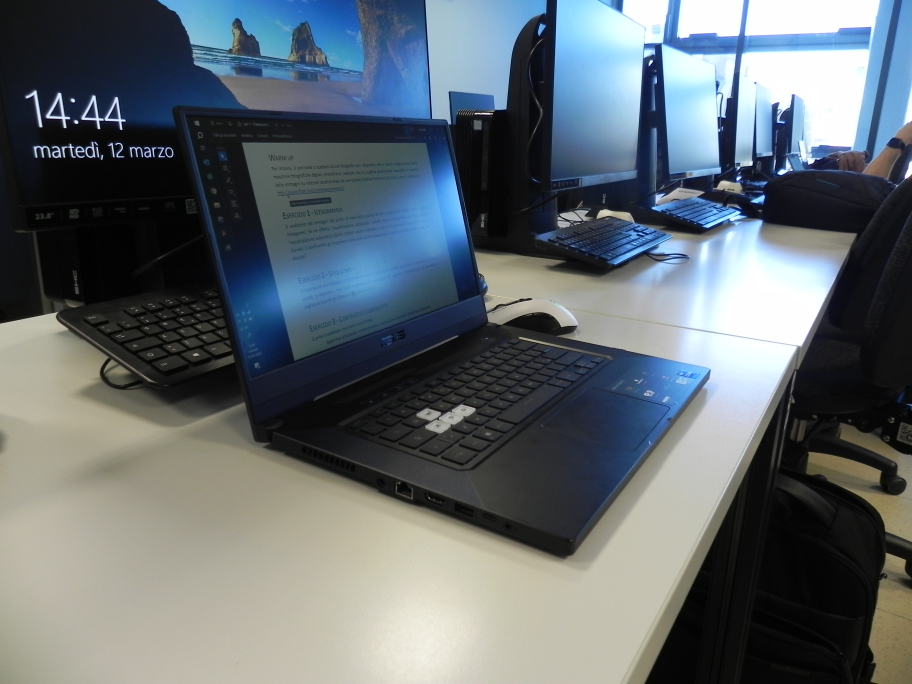
#> input picture Laboratorio 1/immagini/Portatile-fotocamera.JPG, 3648 x 2736 px, given in place of the camera (shown at 1/4 size)
$ python main.py   (older library calls are emulated)
#> lines starting #> are read from the running program, lines starting #| are printed output that depends on the picture
### Laboratorio 5/Es-01/utils/camera.py
import cv2


class Camera:
    def __init__(self, index):
        self.capture = cv2.VideoCapture(index)

    def getFrame(self):
        return self.capture.read()[1]
#> returned value is the input picture: shape (2736, 3648, 3); mean B, G, R 112.4, 107, 98.3

    def isOpened(self):
        return self.capture.isOpened()

    def closeCapture(self):
        return self.capture.release()

### Laboratorio 5/Es-01/utils/display.py
import matplotlib.pyplot as plt

ROWS = 1
COLS = 1


def set_grid_size(rows: int, cols: int):
    global ROWS, COLS

    ROWS = rows
    COLS = cols


def display_image(img, title="", index=1, greyscale=False):
    plt.subplot(ROWS, COLS, index)
    plt.imshow(img, cmap="gray" if greyscale else "viridis")
    plt.title(title)
    plt.axis(False)


def show_images():
    plt.show()


def new_window(title=""):
    plt.figure(title)


def init_display_video(onClose, title=""):
    plt.ion()
    fig = plt.figure()
    fig.canvas.mpl_connect("close_event", lambda event: onClose(event))


def show_video_frame(frame, title="", index=1, greyscale=False):
    display_image(frame, title, index, greyscale)
    plt.gcf().canvas.flush_events()


def update_frame():
    plt.draw()

### Laboratorio 5/Es-01/main.py
from utils.camera import Camera
from utils.display import (
    init_display_video,
    show_video_frame,
    set_grid_size,
)

import cv2


def main():
    cam = Camera(0)

    set_grid_size(2, 3)

    def closeCameras(_):
        cam.closeCapture()

    init_display_video(closeCameras, "Prova")

    while cam.isOpened():
        frame = cam.getFrame()

        canny = cv2.Canny(frame, 75, 225)
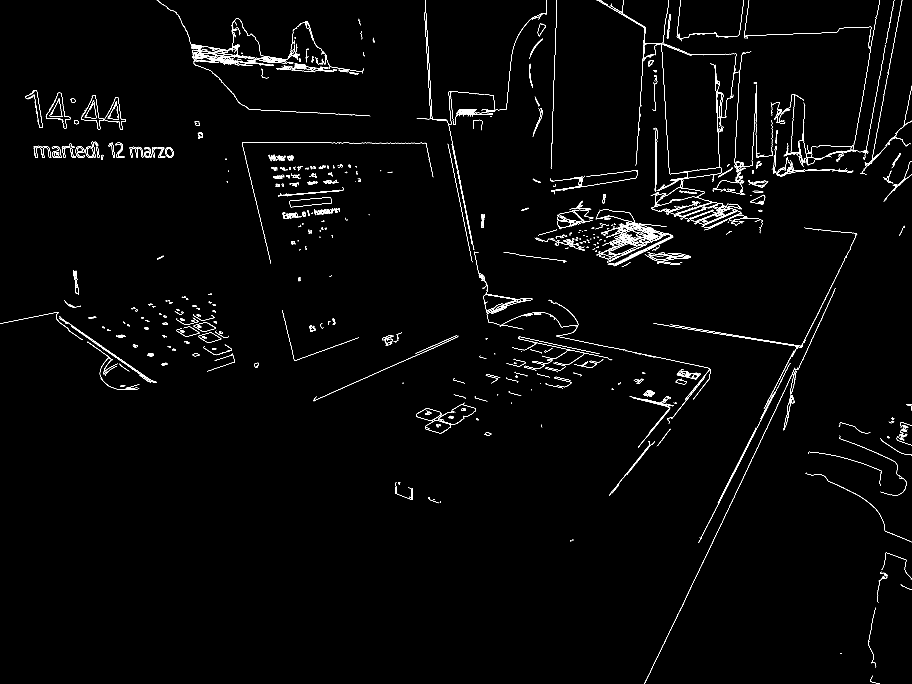
#> canny: shape (2736, 3648) (shown at 1/4 size); 0.98% white in thin lines or dots

        sobel_x = cv2.convertScaleAbs(cv2.Sobel(frame, cv2.CV_16S, 1, 0, 2))
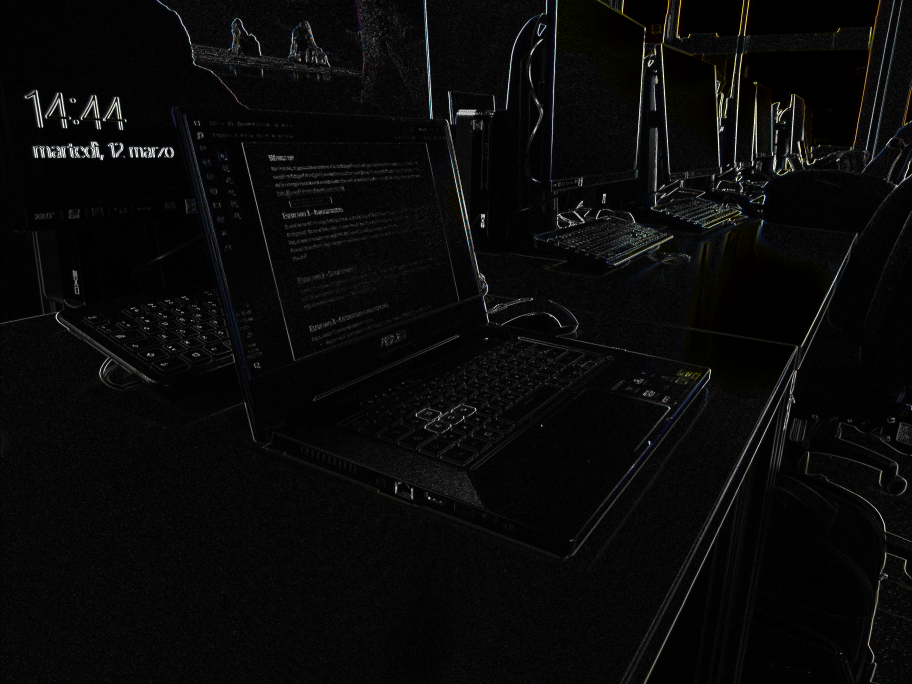
#> sobel_x: shape (2736, 3648, 3) (shown at 1/4 size); mean B, G, R 9.3, 9.4, 9.4
        sobel_x = cv2.cvtColor(sobel_x, cv2.COLOR_BGR2GRAY)
#> sobel_x: shape (2736, 3648)
        sobel_y = cv2.convertScaleAbs(cv2.Sobel(frame, cv2.CV_16S, 0, 1, 2))
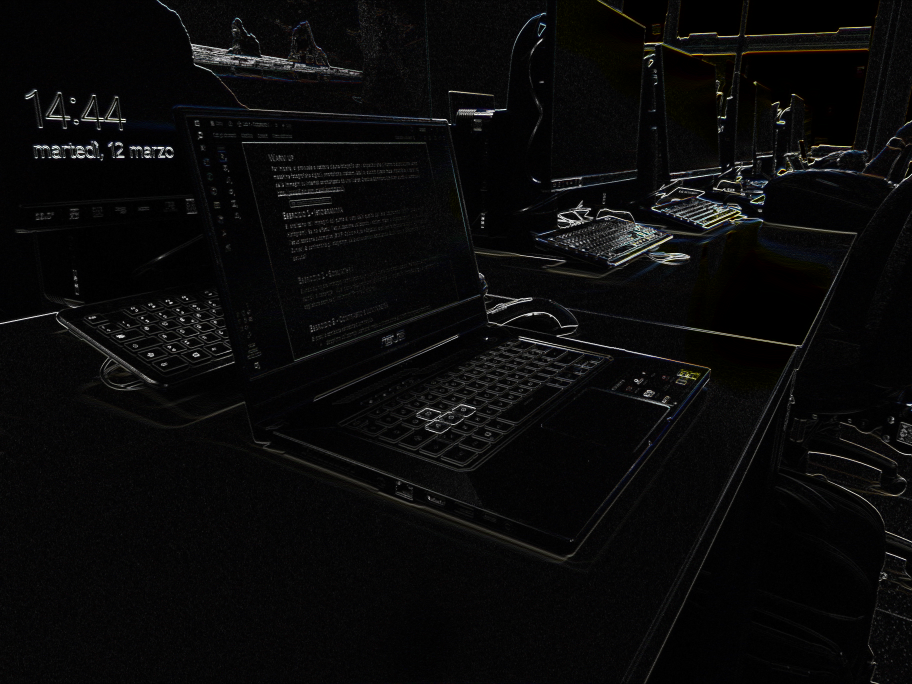
#> sobel_y: shape (2736, 3648, 3) (shown at 1/4 size); mean B, G, R 9.8, 9.8, 9.9
        sobel_y = cv2.cvtColor(sobel_y, cv2.COLOR_BGR2GRAY)
#> sobel_y: shape (2736, 3648)
        sobel = cv2.addWeighted(sobel_x, 0.5, sobel_y, 0.5, 0)
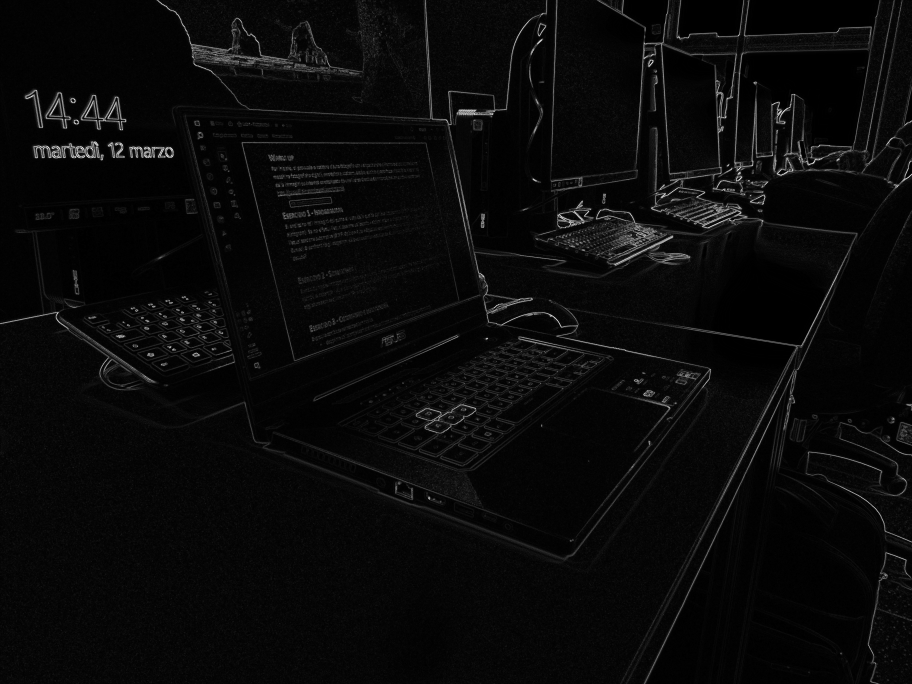
#> sobel: shape (2736, 3648) (shown at 1/4 size); min 0, max 255, mean 9.6

        show_video_frame(frame, "Original", index=1)
        show_video_frame(canny, "Canny(75, 225)", index=3, greyscale=True)
        show_video_frame(sobel_x, "Horizontal Sobel", index=4, greyscale=True)
        show_video_frame(sobel_y, "Vertical Sobel", index=5, greyscale=True)
        show_video_frame(sobel, "Sobel", index=6, greyscale=True)


if __name__ == "__main__":
    main()

$ run again, on Laboratorio 1/immagini/Laboratorio-scura.JPG
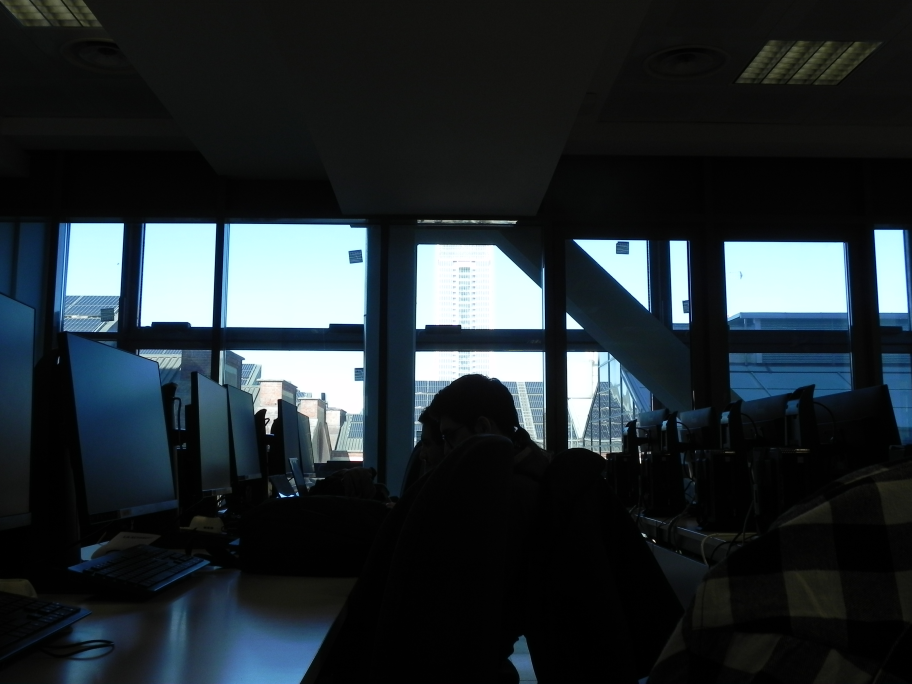
#> input picture Laboratorio 1/immagini/Laboratorio-scura.JPG, 3648 x 2736 px, given in place of the camera (shown at 1/4 size)
#> in getFrame, returned value is the input picture: shape (2736, 3648, 3); mean B, G, R 48.9, 44.9, 36.7
#> in main, `canny = cv2.Canny(frame, 75, 225)`:
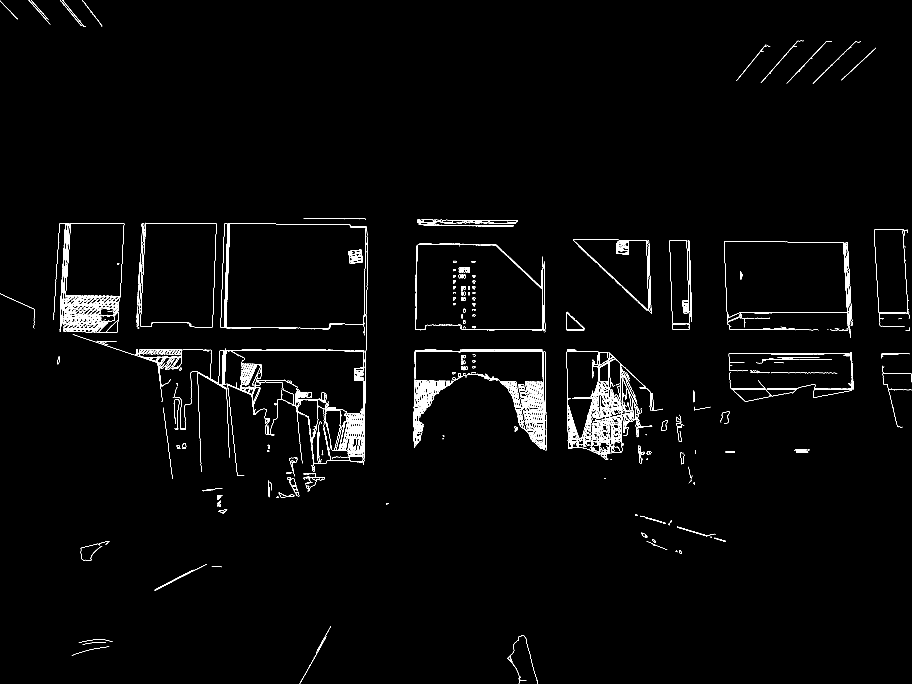
#> canny: shape (2736, 3648) (shown at 1/4 size); 1.1% white in thin lines or dots
#> in main, `sobel = cv2.addWeighted(sobel_x, 0.5, sobel_y, 0.5, 0)`:
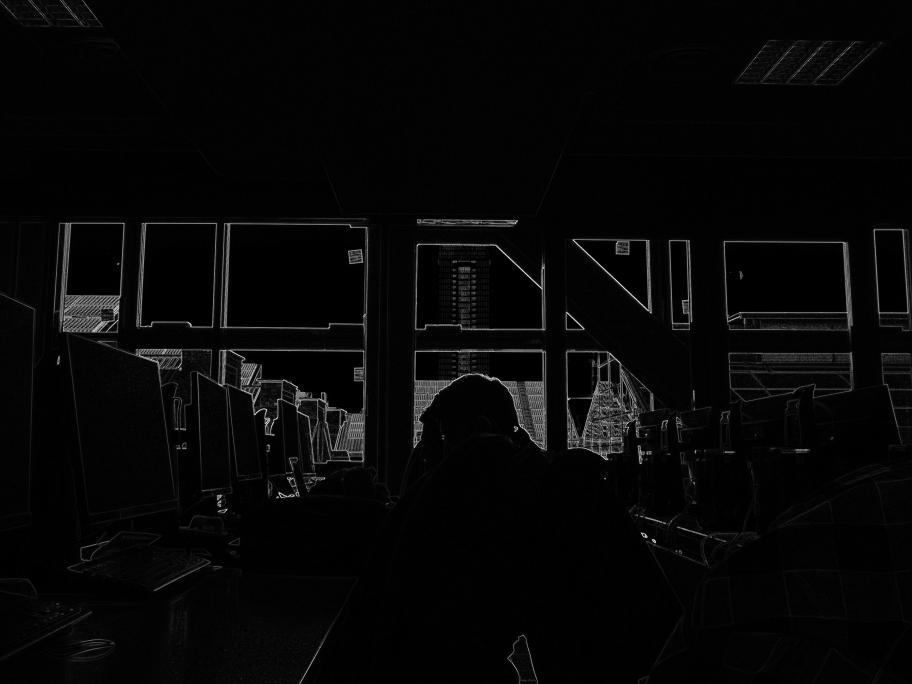
#> sobel: shape (2736, 3648) (shown at 1/4 size); min 0, max 255, mean 6.8
